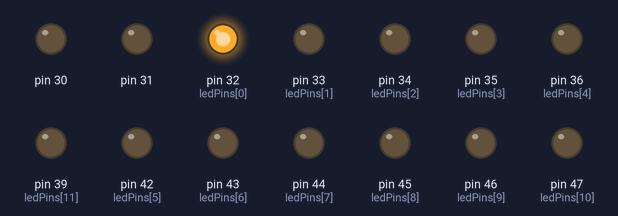
Bench run of a sketch on a simulated Arduino Mega 2560, built with avr-gcc and run on an emulated ATmega2560. On the bench: output pins drawn as LEDs (lit = HIGH).

Above: at 0.05 s.
At 0.35 s:
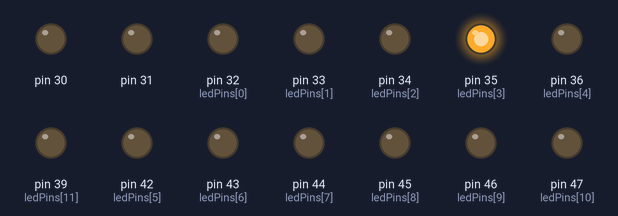
At 0.75 s:
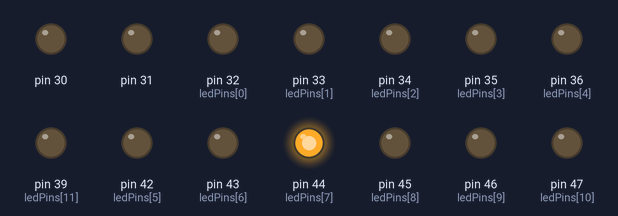
At 1.45 s:
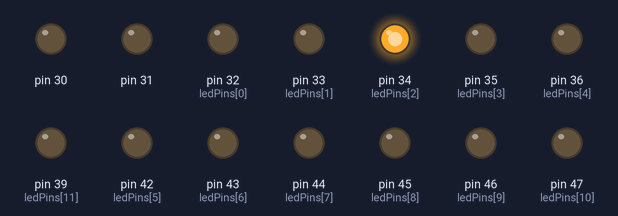
At 2.15 s:
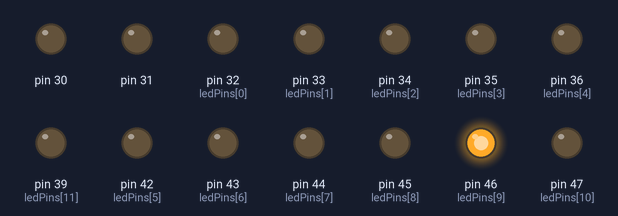
At 2.85 s:
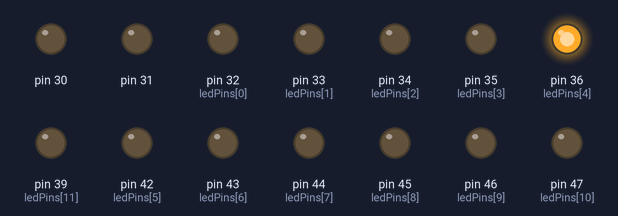
Timing chart, 0 to 3.1 s (numbered marks = the images above):
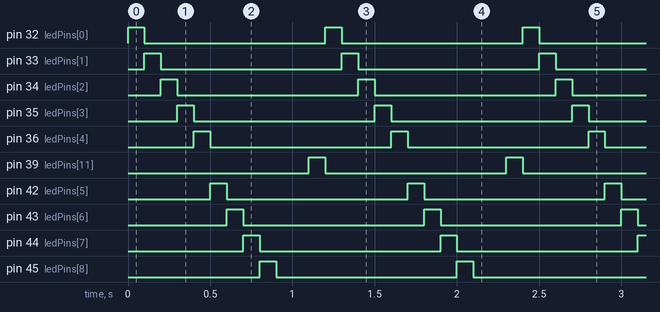

The sketch:

testing.ino
```cpp
// Simple program to test all the LEDs on the Hauntbox. Not terriby useful past that.

int timer = 100;           // The higher the number, the slower the timing.
int ledPins[] = { 32,33,34,35,36,42,43,44,45,46,47,39 };       // an array of pin numbers to which LEDs are attached
int ledPinsShifted[] = { 39,32,33,34,35,36,42,43,44,45,46,47 };       // shifed for animation

int pinCount = 12;           // the number of pins (i.e. the length of the array)

void setup() {

pinMode(30, OUTPUT);
pinMode(31, OUTPUT);
pinMode(32, OUTPUT);
pinMode(33, OUTPUT);
pinMode(34, OUTPUT);
pinMode(35, OUTPUT);
pinMode(36, OUTPUT);
pinMode(37, OUTPUT);
pinMode(38, OUTPUT);
pinMode(39, OUTPUT);
pinMode(40, OUTPUT);
pinMode(41, OUTPUT);
pinMode(42, OUTPUT);
pinMode(43, OUTPUT);
pinMode(44, OUTPUT);
pinMode(45, OUTPUT);
pinMode(46, OUTPUT);
pinMode(47, OUTPUT);
pinMode(48, OUTPUT);
pinMode(49, OUTPUT);
pinMode(50, OUTPUT);
pinMode(51, OUTPUT);
pinMode(52, OUTPUT);
pinMode(53, OUTPUT);

}

void loop() {
   for (int thisPin = 0; thisPin < pinCount; thisPin++) {
    // turn the pin on:
    digitalWrite(ledPins[thisPin], HIGH);
    delay(timer);
    // turn the pin off:
    digitalWrite(ledPins[thisPin], LOW);

  }
}
```

Measured:
- by itself, pin 32 (ledPins[0]), pin 33 (ledPins[1]), pin 34 (ledPins[2]), pin 35 (ledPins[3]), pin 36 (ledPins[4]), pin 39 (ledPins[11]), pin 42 (ledPins[5]), pin 43 (ledPins[6]), pin 44 (ledPins[7]), pin 45 (ledPins[8]), pin 46 (ledPins[9]), pin 47 (ledPins[10]): alternates HIGH for 0.10 s and LOW for 1.1 s
- by itself, everything shown: repeats every 1.2 s, in 12 steps
